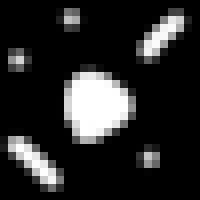
#> input picture pkg/conv2/testdata/img.png, 25 x 25 px (shown 8 times larger)
$ python gen.py
#> lines starting #> are read from the running program, lines starting #| are printed output that depends on the picture
#!/usr/bin/env python3

"""
Generates ground truth images for the Golang tests,
so that we can test our implementation against what numpy/scipy produces.

    pip install --upgrade opencv-python-headless scipy numpy
"""

import cv2
import numpy as np
from scipy import signal


def dump_mat(path, mat):
    "Dump a 2-dimensional float64 array, as txt file and as PNG for visualization."
    assert mat.dtype == np.float64
    assert mat.ndim == 2
    np.savetxt(path + ".txt", mat)

    max = np.max(mat)
    min = np.min(mat)

    if max == min:
        mat = np.zeros_like(mat)
    else:
        mat = ((mat - min) / (max - min) * 255).astype(np.uint8)

    cv2.imwrite(path + ".png", mat)


def main():
    # a bit verbose, but be explicit about the operations
    img = cv2.imread("img.png", cv2.IMREAD_COLOR)
#> img is the input picture: shape (25, 25, 3); min 0, max 255, mean 39.9
    img = cv2.cvtColor(img, cv2.COLOR_BGR2GRAY)
#> img: shape (25, 25)
    img = img.astype(np.float64) / 255.0
    dump_mat("gen/img", img)
#> in dump_mat, `max = np.max(mat)`: max = 1
#> in dump_mat, `min = np.min(mat)`: min = 0

    x, y, w, h = 3, 6, 8, 9
    patch = img[y : y + h, x : x + w]
    dump_mat("gen/patch", patch)

    dump_mat("gen/conv-ip-full-fill", signal.convolve2d(img, patch, mode="full", boundary="fill", fillvalue=0))
    dump_mat("gen/conv-ip-full-wrap", signal.convolve2d(img, patch, mode="full", boundary="wrap", fillvalue=0))
#> call 4 of dump_mat, with path = 'gen/conv-ip-full-wrap'
#> in dump_mat (call 4), `mat = ((mat - min) / (max - min) * 255).astype(np.uint8)`:
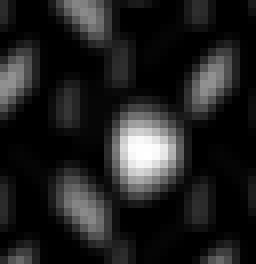
#> mat: shape (33, 32) (shown 8 times larger); min 0, max 255, mean 32.6
    dump_mat("gen/conv-pi-full-fill", signal.convolve2d(patch, img, mode="full", boundary="fill", fillvalue=0))
    dump_mat("gen/conv-pi-full-wrap", signal.convolve2d(patch, img, mode="full", boundary="wrap", fillvalue=0))
#> in dump_mat (call 6), `max = np.max(mat)`: max = 32.91
#> in dump_mat (call 6), `min = np.min(mat)`: min = 7.38
#> in dump_mat (call 6), `mat = ((mat - min) / (max - min) * 255).astype(np.uint8)`:
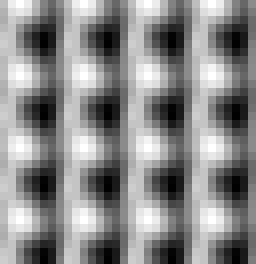
#> mat: shape (33, 32) (shown 8 times larger); min 0, max 255, mean 136.5
    dump_mat("gen/conv-ii-full-fill", signal.convolve2d(img, img, mode="full", boundary="fill", fillvalue=0))
#> in dump_mat (call 7), `max = np.max(mat)`: max = 57.83
#> in dump_mat (call 7), `min = np.min(mat)`: min = 0
#> in dump_mat (call 7), `mat = ((mat - min) / (max - min) * 255).astype(np.uint8)`:
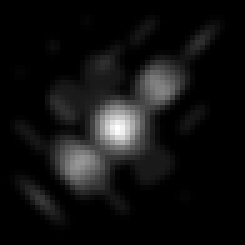
#> mat: shape (49, 49) (shown 5 times larger); min 0, max 255, mean 17.3
    dump_mat("gen/conv-ii-full-wrap", signal.convolve2d(img, img, mode="full", boundary="wrap", fillvalue=0))
#> in dump_mat (call 8), `mat = ((mat - min) / (max - min) * 255).astype(np.uint8)`:
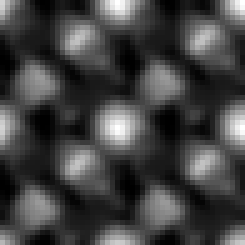
#> mat: shape (49, 49) (shown 5 times larger); min 0, max 255, mean 66.4
    dump_mat("gen/conv-pp-full-fill", signal.convolve2d(patch, patch, mode="full", boundary="fill", fillvalue=0))
    dump_mat("gen/conv-pp-full-wrap", signal.convolve2d(patch, patch, mode="full", boundary="wrap", fillvalue=0))

    dump_mat("gen/conv-ip-valid-fill", signal.convolve2d(img, patch, mode="valid", boundary="fill", fillvalue=0))
    dump_mat("gen/conv-ip-valid-wrap", signal.convolve2d(img, patch, mode="valid", boundary="wrap", fillvalue=0))
    dump_mat("gen/conv-pi-valid-fill", signal.convolve2d(patch, img, mode="valid", boundary="fill", fillvalue=0))
    dump_mat("gen/conv-pi-valid-wrap", signal.convolve2d(patch, img, mode="valid", boundary="wrap", fillvalue=0))
    dump_mat("gen/conv-ii-valid-fill", signal.convolve2d(img, img, mode="valid", boundary="fill", fillvalue=0))
    dump_mat("gen/conv-ii-valid-wrap", signal.convolve2d(img, img, mode="valid", boundary="wrap", fillvalue=0))
    dump_mat("gen/conv-pp-valid-fill", signal.convolve2d(patch, patch, mode="valid", boundary="fill", fillvalue=0))
    dump_mat("gen/conv-pp-valid-wrap", signal.convolve2d(patch, patch, mode="valid", boundary="wrap", fillvalue=0))

    dump_mat("gen/conv-ip-same-fill", signal.convolve2d(img, patch, mode="same", boundary="fill", fillvalue=0))
    dump_mat("gen/conv-ip-same-wrap", signal.convolve2d(img, patch, mode="same", boundary="wrap", fillvalue=0))
#> in dump_mat (call 20), `mat = ((mat - min) / (max - min) * 255).astype(np.uint8)`:
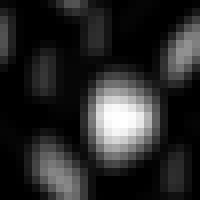
#> mat: shape (25, 25) (shown 8 times larger); min 0, max 255, mean 40.5
    dump_mat("gen/conv-pi-same-fill", signal.convolve2d(patch, img, mode="same", boundary="fill", fillvalue=0))
    dump_mat("gen/conv-pi-same-wrap", signal.convolve2d(patch, img, mode="same", boundary="wrap", fillvalue=0))
    dump_mat("gen/conv-ii-same-fill", signal.convolve2d(img, img, mode="same", boundary="fill", fillvalue=0))
#> in dump_mat (call 23), `max = np.max(mat)`: max = 57.83
#> in dump_mat (call 23), `min = np.min(mat)`: min = 0
#> in dump_mat (call 23), `mat = ((mat - min) / (max - min) * 255).astype(np.uint8)`:
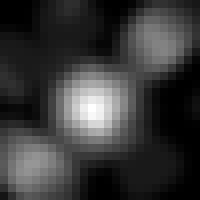
#> mat: shape (25, 25) (shown 8 times larger); min 0, max 255, mean 56.2
    dump_mat("gen/conv-ii-same-wrap", signal.convolve2d(img, img, mode="same", boundary="wrap", fillvalue=0))
#> in dump_mat (call 24), `mat = ((mat - min) / (max - min) * 255).astype(np.uint8)`:
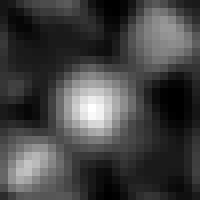
#> mat: shape (25, 25) (shown 8 times larger); min 0, max 255, mean 67.1
    dump_mat("gen/conv-pp-same-fill", signal.convolve2d(patch, patch, mode="same", boundary="fill", fillvalue=0))
    dump_mat("gen/conv-pp-same-wrap", signal.convolve2d(patch, patch, mode="same", boundary="wrap", fillvalue=0))

    dump_mat("gen/fftconv-ip-full", signal.fftconvolve(img, patch, mode='full'))
    dump_mat("gen/fftconv-pi-full", signal.fftconvolve(patch, img, mode='full'))
    dump_mat("gen/fftconv-ii-full", signal.fftconvolve(img, img, mode='full'))
    dump_mat("gen/fftconv-pp-full", signal.fftconvolve(patch, patch, mode='full'))


if __name__ == "__main__":
    main()
